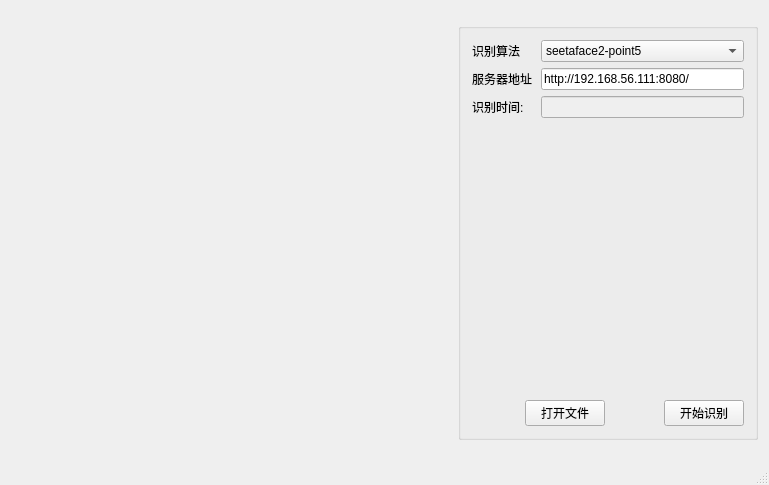
<?xml version="1.0" encoding="UTF-8"?>
<ui version="4.0">
 <class>MainWindow</class>
 <widget class="QMainWindow" name="MainWindow">
  <property name="geometry">
   <rect>
    <x>0</x>
    <y>0</y>
    <width>769</width>
    <height>485</height>
   </rect>
  </property>
  <property name="windowTitle">
   <string>人脸识别</string>
  </property>
  <widget class="QWidget" name="centralWidget">
   <layout class="QHBoxLayout" name="horizontalLayout_4">
    <item>
     <widget class="QWidget" name="widget" native="true">
      <property name="minimumSize">
       <size>
        <width>0</width>
        <height>0</height>
       </size>
      </property>
     </widget>
    </item>
    <item>
     <widget class="QGroupBox" name="groupBoxRight">
      <property name="minimumSize">
       <size>
        <width>300</width>
        <height>417</height>
       </size>
      </property>
      <property name="maximumSize">
       <size>
        <width>300</width>
        <height>417</height>
       </size>
      </property>
      <layout class="QVBoxLayout" name="verticalLayout">
       <item>
        <layout class="QHBoxLayout" name="horizontalLayout_2" stretch="25,80">
         <item>
          <widget class="QLabel" name="label">
           <property name="text">
            <string>识别算法</string>
           </property>
          </widget>
         </item>
         <item>
          <widget class="QComboBox" name="comboBox_algorithm">
           <item>
            <property name="text">
             <string>seetaface2-point5</string>
            </property>
           </item>
           <item>
            <property name="text">
             <string>seetaface2-point81</string>
            </property>
           </item>
           <item>
            <property name="text">
             <string>facedetectcnn</string>
            </property>
           </item>
          </widget>
         </item>
        </layout>
       </item>
       <item>
        <layout class="QHBoxLayout" name="horizontalLayout_5" stretch="25,80">
         <item>
          <widget class="QLabel" name="label_3">
           <property name="text">
            <string>服务器地址</string>
           </property>
          </widget>
         </item>
         <item>
          <widget class="QLineEdit" name="lineEdit_serverAdrress">
           <property name="text">
            <string>http://192.168.56.111:8080/</string>
           </property>
          </widget>
         </item>
        </layout>
       </item>
       <item>
        <layout class="QHBoxLayout" name="horizontalLayout_3" stretch="25,80">
         <item>
          <widget class="QLabel" name="label_2">
           <property name="text">
            <string>识别时间:</string>
           </property>
          </widget>
         </item>
         <item>
          <widget class="QLineEdit" name="lineEdit_usedTime">
           <property name="enabled">
            <bool>false</bool>
           </property>
          </widget>
         </item>
        </layout>
       </item>
       <item>
        <spacer name="verticalSpacer">
         <property name="orientation">
          <enum>Qt::Vertical</enum>
         </property>
         <property name="sizeHint" stdset="0">
          <size>
           <width>20</width>
           <height>40</height>
          </size>
         </property>
        </spacer>
       </item>
       <item>
        <layout class="QHBoxLayout" name="horizontalLayout">
         <item>
          <spacer name="horizontalSpacer_2">
           <property name="orientation">
            <enum>Qt::Horizontal</enum>
           </property>
           <property name="sizeHint" stdset="0">
            <size>
             <width>40</width>
             <height>20</height>
            </size>
           </property>
          </spacer>
         </item>
         <item>
          <widget class="QPushButton" name="pushButton_openFile">
           <property name="text">
            <string>打开文件</string>
           </property>
          </widget>
         </item>
         <item>
          <spacer name="horizontalSpacer">
           <property name="orientation">
            <enum>Qt::Horizontal</enum>
           </property>
           <property name="sizeHint" stdset="0">
            <size>
             <width>40</width>
             <height>20</height>
            </size>
           </property>
          </spacer>
         </item>
         <item>
          <widget class="QPushButton" name="pushButton_startRun">
           <property name="text">
            <string>开始识别</string>
           </property>
          </widget>
         </item>
        </layout>
       </item>
      </layout>
     </widget>
    </item>
   </layout>
  </widget>
  <widget class="QStatusBar" name="statusBar"/>
  <action name="actionOpen">
   <property name="text">
    <string>打开图片</string>
   </property>
  </action>
 </widget>
 <layoutdefault spacing="6" margin="11"/>
 <resources/>
 <connections/>
</ui>
